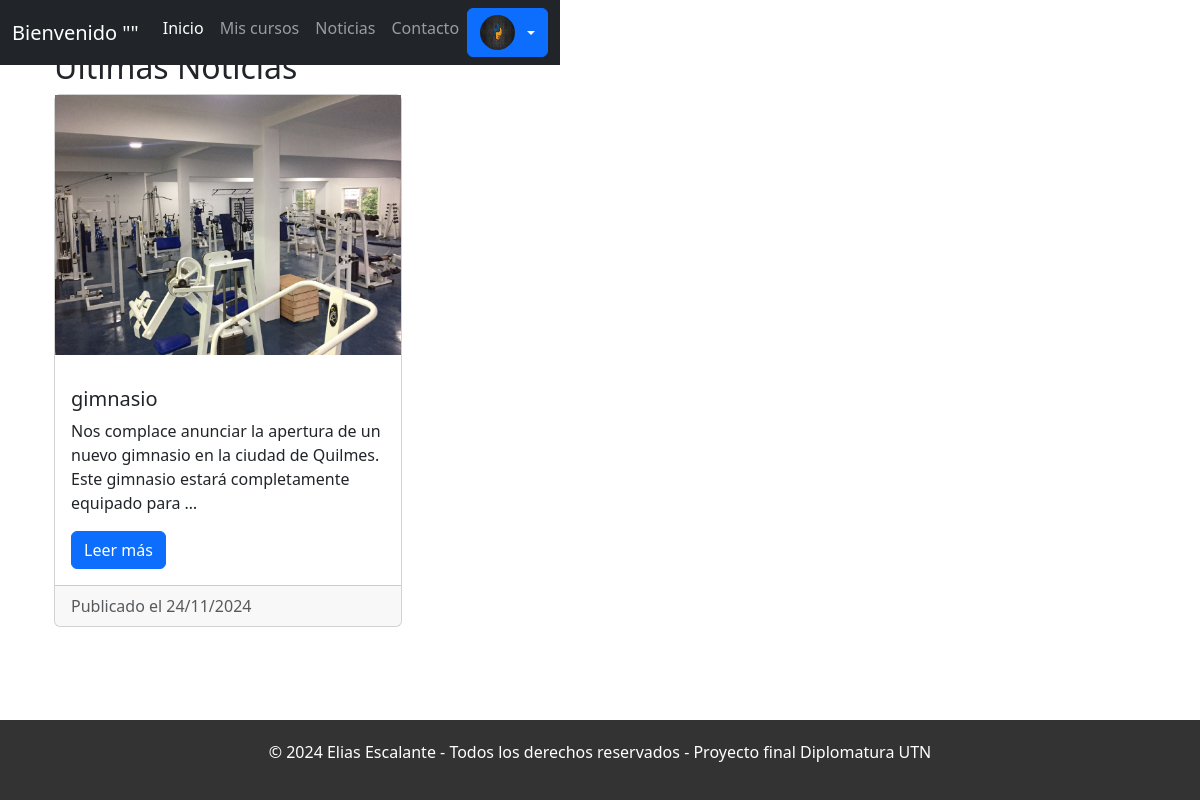
Page /noticias/ on the earlier database version.
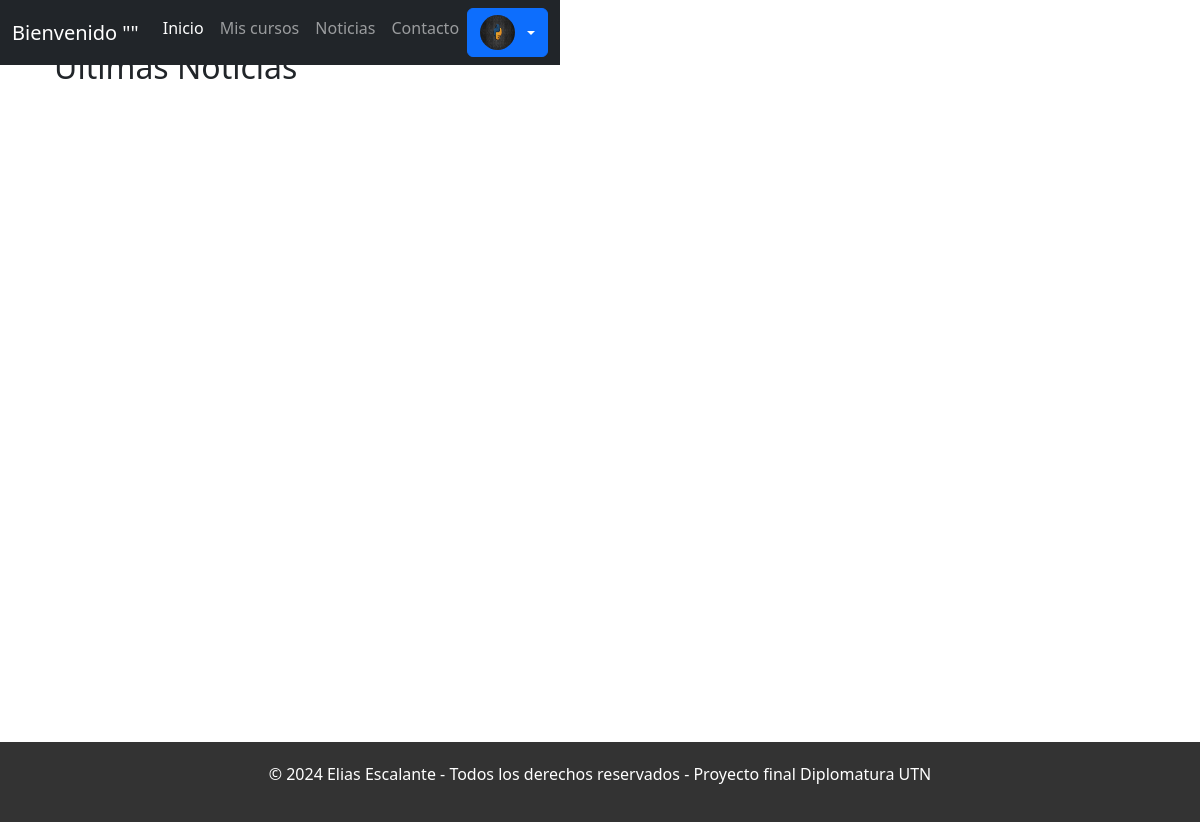
Same page on the later database version.
### academia/models.py (models this page shows, shortened)
class Noticia(models.Model):
    titulo = models.CharField(max_length=255)
    contenido = models.TextField()
    fecha_publicacion = models.DateTimeField(auto_now_add=True)
    imagen = models.ImageField(upload_to='noticias/', null=True, blank=True)
    mostrar = models.BooleanField(default=True)

### academia/views.py (the view)
# urls.py: path('noticias/', views.noticias, name='noticias'),
def noticias(request):
    noticias = Noticia.objects.all().order_by('-fecha_publicacion')
    return render(request, 'academia/noticias.html', {'noticias': noticias})

### templates/academia/noticias.html (shortened to what this page needs)
{% extends 'layout.html' %}
{% load static %}
{% block content %}
<link rel="stylesheet" href="{% static 'academia/noticias/css/style.css' %}">
    <div class="container mt-5">
        <h2>Últimas Noticias</h2>
        <div class="row">
            {% for noticia in noticias %}
                <div class="col-md-4 animate-on-scroll">
                    <div class="card mb-4">
                        {% if noticia.imagen %}
                            <img src="{{ noticia.imagen.url }}" alt="{{ noticia.titulo }}" class="img-fluid mb-3">
                        {% endif %}
                        <div class="card-body">
                            <h5 class="card-title">{{ noticia.titulo }}</h5>
                            <p class="card-text">{{ noticia.contenido|truncatewords:20 }}</p>
                            <a href="{% url 'detalle_noticia' noticia.id %}" class="btn btn-primary">Leer más</a>
                        </div>
                        <div class="card-footer text-muted">
                            Publicado el {{ noticia.fecha_publicacion|date:"d/m/Y" }}
                        </div>
                    </div>
                </div>
            {% endfor %}
        </div>
    </div>
{% endblock %}

Differences in the rows shown:
no longer on this page (row edited): Noticia: imagen (picture), titulo "gimnasio", contenido "Nos complace anunciar la apertura de un nuevo gimnasio en la ciudad de Quilmes. Este gimnasio estará completamente equipado para …", fecha_publicacion "24/11/2024"
